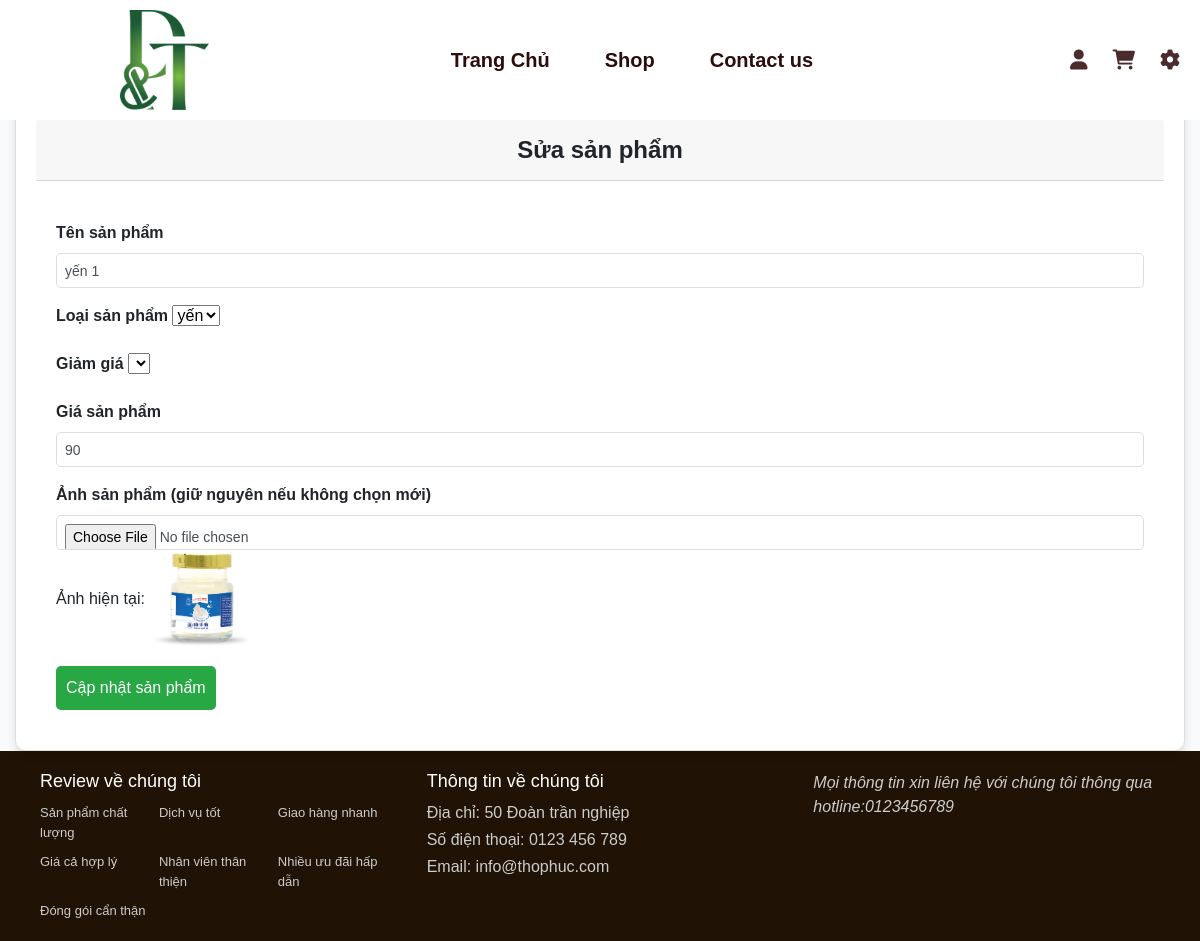
/Quanly/suasp.php?id=24, run on the app's committed database.
### tables this page shows
CREATE TABLE `product` (
  `product_id` int(5) NOT NULL,
  `product_name` varchar(50) NOT NULL,
  `describe_product` varchar(2048) NOT NULL,
  `quantity` int(11) NOT NULL,
  `price` double NOT NULL,
  `img` varchar(50) NOT NULL,
  `create_at` timestamp NOT NULL DEFAULT current_timestamp(),
  `type_id` int(5) NOT NULL,
  `saleoff_id` int(5) NOT NULL
);

### Quanly/suasp.php (the view, shortened to what this page needs)
<?php
include '../database/connect.php';
include '../thanhgiaodien/header.php';
if (isset($_GET['id'])) {
    $product_id = $_GET['id'];
    $stmt = $conn->prepare("SELECT * FROM product WHERE product_id = ?");
    $stmt->bind_param("i", $product_id);
    $stmt->execute();
    $result = $stmt->get_result();
    if ($result->num_rows > 0) {
        $product = $result->fetch_assoc();
    } else {
        echo "Sản phẩm không tồn tại.";
        exit();
    }
}
?>
<!DOCTYPE html>
<html lang="vi">
<head>
    <link rel="stylesheet" href="../path/to/your/css/bootstrap.min.css">
</head>
<body>
    <div class="container-fluid">
        <div class="card">
            <div class="card-header">Sửa sản phẩm</div>
            <div class="card-body">
                <form method="post" enctype="multipart/form-data">
                    <div class="mb-3">
                        <label class="form-label">Tên sản phẩm</label>
                        <input type="text" name="product_name" value="<?= $product['product_name'] ?>"
                            class="form-control" required />
                    </div>
                    <div class="mb-3">
                        <label class="form-label">Loại sản phẩm</label>
                        <select class="form-select" name="type_id" required>
                            <?php
                            $result_types = mysqli_query($conn, "SELECT * FROM type");
                            while ($row = mysqli_fetch_assoc($result_types)) {
                                $selected = ($row['type_id'] == $product['type_id']) ? "selected" : "";
                                echo "<option value='{$row['type_id']}' $selected>{$row['type_name']}</option>";
                            }
                            ?>
                        </select>
                    </div>
                    <div class="mb-3">
                        <label class="form-label">Giảm giá</label>
                        <select class="form-select" name="saleoff_id" required>
                            <?php
                            $result_saleoff = mysqli_query($conn, "SELECT * FROM saleoff");
                            while ($row1 = mysqli_fetch_assoc($result_saleoff)) {
                                $selected = ($row1['saleoff_id'] == $product['saleoff_id']) ? "selected" : "";
                                echo "<option value='{$row1['saleoff_id']}' $selected>{$row1['sale']}</option>";
                            }
                            ?>
                        </select>
                    </div>
                    <div class="mb-3">
                        <label for="price" class="form-label">Giá sản phẩm</label>
                        <input type="number" name="price" id="price" class="form-control"
                            value="<?= $product['price'] ?>" required />
                    </div>
                    <div class="mb-3">
                        <label class="form-label">Ảnh sản phẩm (giữ nguyên nếu không chọn mới)</label>
                        <input type="file" name="img" class="form-control" />
                        <p>Ảnh hiện tại: <img src="../anh/<?= $product['img'] ?>" alt="" width="100"></p>
                    </div>
                    <button name="submit" type="submit" class="btn btn-success">Cập nhật sản phẩm</button>
                </form>
            </div>
        </div>
    </div>
</body>
</html>
<?php include '../Thanhgiaodien/footer.php'; ?>

### csspage/head.css (style rules this page uses)
* { margin: 0; padding: 0; box-sizing: border-box; }
body { background-color: rgb(255, 255, 255); }

### csspage/footer.css (style rules this page uses)
* { margin: 0; padding: 0; box-sizing: border-box; }
body { font-family: Arial, sans-serif; display: flex; flex-direction: column; min-height: 100vh; }

### Quanly/suasp.php (style rules this page uses)
body { position: relative; top: 120px; display: flex; justify-content: center; align-items: center; height: 600px; margin: 0; background-color: #f8f9fa; font-family: Arial, sans-serif; }
.card { width: 100%; background: #ffffff; border: 1px solid #ddd; border-radius: 10px; box-shadow: 0 4px 8px rgba(0, 0, 0, 0.1); padding: 20px; }
.card-header { font-size: 24px; font-weight: bold; margin-bottom: 20px; text-align: center; }
.form-label { font-weight: bold; text-align: right; }
.form-control { width: 100%; padding: 8px; border: 1px solid #ddd; border-radius: 5px; font-size: 14px; }
.btn { grid-column: 1 / -1; padding: 10px; font-size: 16px; background: #28a745; border: none; color: white; border-radius: 5px; cursor: pointer; }

### data on the page
product: product_name "yến 1", price "90", img (picture)

### other printed values
form field type_id "yến"
